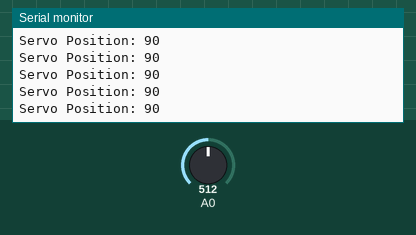
Recording of a sketch running on a simulated Arduino Uno, built with avr-gcc and run on an emulated ATmega328P. On the bench: the last lines printed to the serial monitor. The inputs (shaded band) are chosen by the test bench; at power-on: A0 = 512.

Above: at 1.2 s.
1.3 s: A0 set to 716
At 1.31 s:
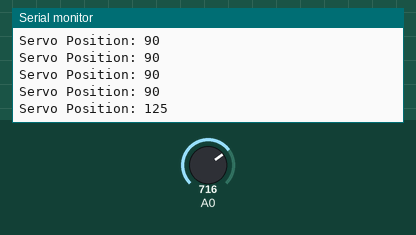
2.8 s: A0 set to 900
At 2.82 s:
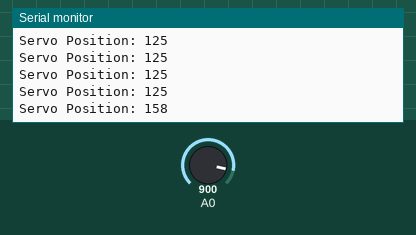
Timing chart, 0 to 5.8 s (numbered marks = the images above; inputs shaded):
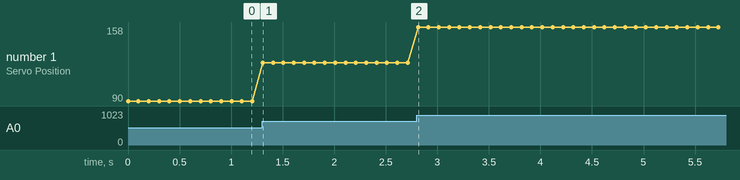

Measured:
- after the input at 1.3 s, the serial monitor: prints a new line at once (image 1)
- after the input at 2.8 s, the serial monitor: prints a new line at once (image 2)
- plotted number 1: 90 → 125 after the input at 1.3 s, 125 → 158 after the input at 2.8 s

The sketch:

CH_one_sketch_six.ino
```cpp
#include <Servo.h>

int pos;

void setup() {
Serial.begin(9600);
}

void loop() {
pos = analogRead(A0);
pos = map(pos, 0, 1023, 0, 180);
Serial.print("Servo Position: ");
Serial.println(pos);
delay(100);
}
```
